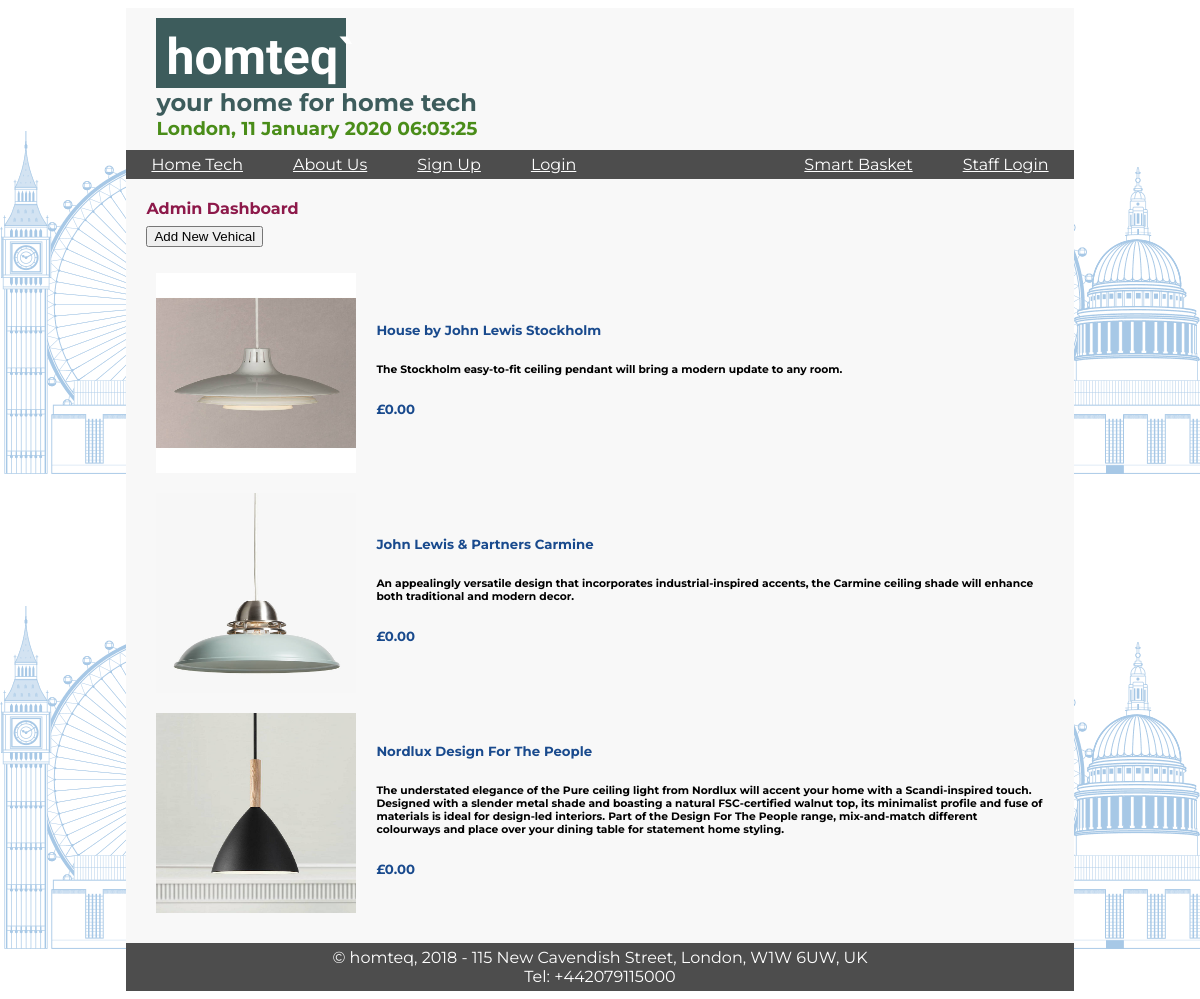
/hometq/admin.php, run on the app's committed database.
### tables this page shows
CREATE TABLE `product` (
  `prodId` int(4) NOT NULL,
  `prodName` varchar(30) NOT NULL,
  `prodPicNameSmall` varchar(100) NOT NULL,
  `prodPicNameLarge` varchar(100) NOT NULL,
  `prodDescripShort` varchar(1000) DEFAULT NULL,
  `prodDescripLong` varchar(3000) DEFAULT NULL,
  `prodPrice` decimal(6,2) NOT NULL,
  `prodQuantity` int(4) NOT NULL
);

### hometq/admin.php (the view, shortened to what this page needs)
<?php
include("db.php");
$pagename="Admin Dashboard";
echo "<link rel=stylesheet type=text/css href=mystylesheet.css>";
echo "<body>";
echo "<h4>".$pagename."</h4>";
echo "<form action=addNew.php method=post>";
echo "<input type=submit value='Add New Vehical'>";
echo "</form>";
if(isset($_POST['vehicalId'])){
	$vehicalRemove = $_POST['vehicalId'];
	$SQLRemove="DELETE FROM product WHERE prodId = '$vehicalRemove'";
	mysqli_query($conn, $SQLRemove) or die (mysqli_error());
	$SQL="select prodId , prodName as 'pro', prodPicNameSmall , prodDescripShort , prodPrice from Product";
$exeSQL=mysqli_query($conn, $SQL) or die (mysqli_error());
echo "<table style='border: 0px'>";
while ($arrayp=mysqli_fetch_array($exeSQL))
{
echo "<tr>";
echo "<td style='border: 0px'>";
echo "<a href=checkVehical.php?u_prod_id=".$arrayp['prodId'].">";
echo "<img src=images/".$arrayp['prodPicNameSmall']." height=200 width=200></a>";
echo "</td>";
echo "<td style='border: 0px'>";
echo "<p><h5>".$arrayp['pro']."</h5>";
echo "<p><h6>".$arrayp['prodDescripShort']."</h6>";
echo "<p><h5>£".$arrayp['prodPrice']."</h5>";
echo "</td>";
echo "</tr>";
}
echo "</table>";
include ("footfile.html");
echo "</body>";
}else{
$SQL="select prodId, prodName, prodPicNameSmall , prodDescripShort , prodPrice from Product";
$exeSQL=mysqli_query($conn, $SQL) or die (mysqli_error());
echo "<table style='border: 0px'>";
while ($arrayp=mysqli_fetch_array($exeSQL))
{
echo "<tr>";
echo "<td style='border: 0px'>";
echo "<a href=checkVehical.php?u_prod_id=".$arrayp['prodId'].">";
echo "<img src=images/".$arrayp['prodPicNameSmall']." height=200 width=200></a>";
echo "</td>";
echo "<td style='border: 0px'>";
echo "<p><h5>".$arrayp['prodName']."</h5>";
echo "<p><h6>".$arrayp['prodDescripShort']."</h6>";
echo "<p><h5>£".$arrayp['prodPrice']."</h5>";
echo "</td>";
echo "</tr>";
}
echo "</table>";
echo "</body>";
}
?>

### hometq/mystylesheet.css (style rules this page uses)
body { background-image: url("background_img.png"); }
#container { margin: 0 auto; width: 80%; background: #F8F8F8; font-family: Montserrat; border-style: None; border-color: #F8F8F8; }
#header { background: #F8F8F8; padding: 10px 30px; }
#header h1 { margin: 0; background:#3d5c5c; color: #ffffff; font-family: Fjalla One; font-size: 50; text-align: left; width: 170; height:50; padding: 10px; }
#header h2 { margin: 0; color: #3d5c5c; font -size: 15; text -align: left; }
#header h3 { margin: 0; color: #4a8d19; font -size: 14; text -align: right; }
#navigation { float: left; width: 100%; background: #4d4d4d; }
#navigation ul { margin: 0; padding: 0; }
#navigation ul li { list -style -type: none; display: inline; }
#navigation li a { display: block; float: left; padding: 5px 25px; color: #FFF; text -decoration: none; border -right: 0px solid#fff; }
#content { clear: left; padding: 20px; }
#content h4 { color:#8d194a; font -size: 24; margin: 0 0 .5em; }
#content h5 { color:#194a8d; font -size: 18; margin: 0 0 .5em; }
#footer { background:#4d4d4d; text-align: center; padding: 5px; color: #fff; }
table, th, td { border-collapse:collapse; border: 2px solid #4a8d19; }
td { padding:10px; text-align:left; color:#000000; }

### data on the page
product: prodPicNameSmall (picture), prodName "House by John Lewis Stockholm", prodDescripShort "The Stockholm easy-to-fit ceiling pendant will bring a modern update to any room.", prodPrice "0.00"
product: prodPicNameSmall (picture), prodName "John Lewis & Partners Carmine", prodDescripShort "An appealingly versatile design that incorporates industrial-inspired accents, the Carmine ceiling shade will enhance both traditional and modern decor.", prodPrice "0.00"
product: prodPicNameSmall (picture), prodName "Nordlux Design For The People", prodDescripShort "The understated elegance of the Pure ceiling light from Nordlux will accent your home with a Scandi-inspired touch. Designed with a slender metal shade and boasting a natural FSC-certified walnut top, its minimalist profile and fuse of materials is ideal for design-led interiors. Part of the Design For The People range, mix-and-match different colourways and place over your dining table for statement home styling.", prodPrice "0.00"

### other printed values
$pagename "Admin Dashboard"
